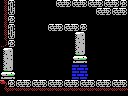

Tiled map render using the project's own tile images. Description and the whole map definition, tile-layer contents included, below:
An orthogonal 16x12 tile map with 8x8 px tiles, 1 tile layer (Tile Layer 1) and 9 objects (5x pushable-block, 2x item, breakable-left, door-left).

<map version="1.0" orientation="orthogonal" renderorder="right-down" width="16" height="12" tilewidth="8" tileheight="8" nextobjectid="16">
 <properties>
  <property name="right" value="hole" />
  <property name="up" value="hole" />
 </properties>
 <tileset firstgid="1" name="tiles" tilewidth="8" tileheight="8" tilecount="256" columns="16">
  <image source="tiles.png" width="128" height="128" />
 </tileset>
 <layer name="Tile Layer 1" width="16" height="12">
  <data encoding="csv">
251,105,1,1,1,1,1,103,104,103,104,103,104,103,104,165,
251,106,1,1,1,1,1,1,1,1,1,1,103,104,103,104,
251,165,1,1,1,1,1,1,1,1,1,1,1,1,1,1,
251,105,1,1,1,1,103,104,103,104,165,1,1,1,1,1,
251,106,1,1,1,1,1,1,1,196,197,1,1,1,1,1,
124,165,1,1,1,1,1,1,1,212,213,1,1,1,1,1,
196,197,1,1,1,1,1,1,1,228,229,1,1,1,1,1,
212,213,1,1,1,1,1,1,1,244,245,1,1,1,1,1,
228,229,1,1,1,1,1,1,1,217,217,1,1,1,1,1,
244,245,1,1,1,1,1,1,1,233,233,1,1,1,1,1,
119,165,103,104,103,104,103,104,103,104,103,104,103,104,103,104,
145,254,254,254,254,254,254,254,254,254,254,254,254,254,254,254
</data>
 </layer>
 <objectgroup name="objects">
  <object id="4" type="breakable-left" x="0" y="48" width="16" height="32" />
  <object id="6" type="door-left" x="0" y="48" width="16" height="24" />
  <object id="9" type="pushable-block" x="56" y="8" width="16" height="16" />
  <object id="10" type="pushable-block" x="48" y="32" width="16" height="16" />
  <object id="11" type="pushable-block" x="40" y="48" width="16" height="16" />
  <object id="12" type="pushable-block" x="32" y="64" width="16" height="16" />
  <object id="13" type="pushable-block" x="96" y="64" width="16" height="16" />
  <object id="14" type="item" x="112" y="64" width="16" height="16" />
  <object id="15" type="item" x="16" y="64" width="16" height="16" />
 </objectgroup>
</map>
